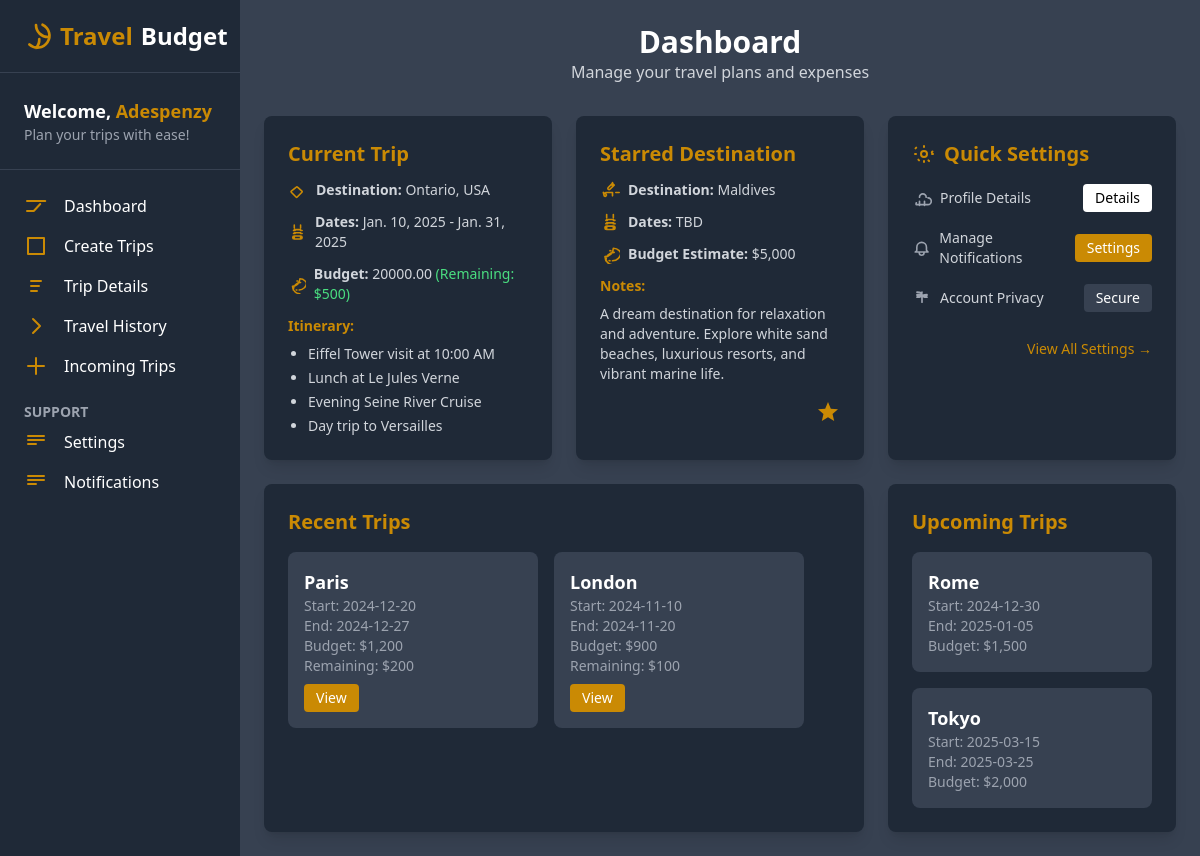
Page /dashboard/ (signed in) on the earlier database version.
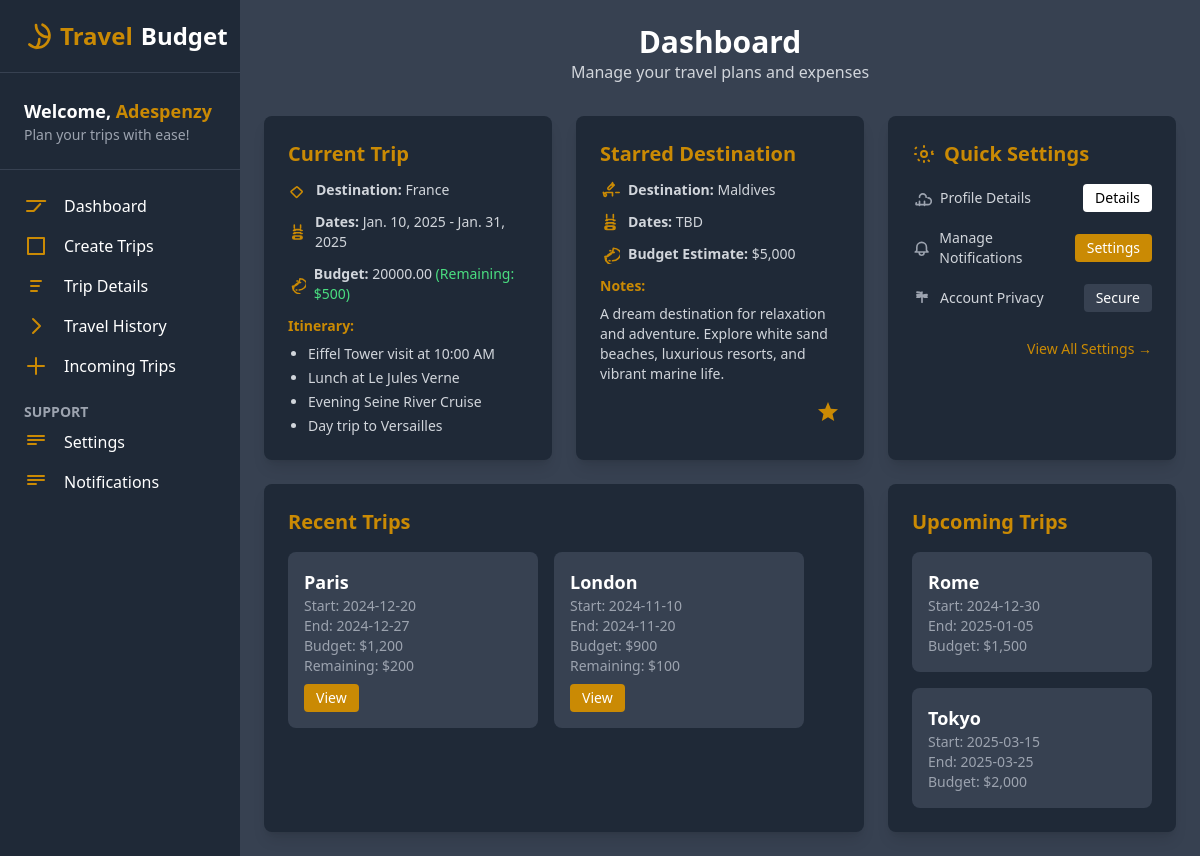
Same page on the later database version.
### travel/models.py (models this page shows, shortened)
class Trip(models.Model):
    user = models.ForeignKey(Account, on_delete=models.CASCADE)
    trip_name = models.CharField(max_length=100)
    destination_name = models.CharField(max_length=100)  # Allows free-text destination input
    start_date = models.DateField()
    end_date = models.DateField()
    budget = models.DecimalField(max_digits=10, decimal_places=2)

### dashboard/views.py (the view)
# urls.py: path('', views.dashboard, name='dashboard')
def dashboard(request):
    if not request.user.is_authenticated:
        return redirect('login')  # Redirect to login if not authenticated
    try:
        user_profile = User_Profile.objects.get(user=request.user)
        if not user_profile.complete_profile:
            return redirect('step_one')  # Redirect to profile completion page
    except User_Profile.DoesNotExist:
        return redirect('step_one')  # Redirect to profile creation
    user_trips = Trip.objects.filter(user=request.user)
    return render(request, 'dashboard/dashboard.html', {
        'user_profile': user_profile,
        'user_trips': user_trips,
    })

### dashboard/templates/dashboard/dashboard.html (shortened to what the changed rows need)
{% extends 'base.html' %}
{% block main %}
<div class="bg-gray-900 h-screen flex text-white">
    <div id="sidebar" class="w-full lg:w-[20%] bg-gray-800 h-full lg:h-auto p-6 lg:p-0 lg:flex flex-col fixed lg:relative z-50 hidden">
        <div class="p-6 border-b border-gray-700">
            <h2 class="text-lg font-semibold">
                Welcome, <span class="text-yellow-600">{{ request.user.username }}</span>
            </h2>
        </div>
    </div>
    <div class="w-full lg:w-[80%] bg-gray-700 h-full p-6 overflow-y-auto">
        <div class="text-center">
            <h1 class="text-3xl font-bold">Dashboard</h1>
        </div>
        <div class="grid md:grid-cols-3 gap-6 mt-8">
            <div class="bg-gray-800 p-6 rounded-lg shadow-lg">
                {% for trip in user_trips %}
                <h2 class="text-xl font-bold text-yellow-600 mb-3">Current Trip</h2>
                <div class="flex items-center mb-3">
                    <p class="text-sm text-gray-300"><span class="font-bold">Destination:</span> {{ trip.destination_name }}</p>
                </div>
                <div class="flex items-center mb-3">
                    <p class="text-sm text-gray-300">
                        <span class="font-bold">Dates:</span> {{ trip.start_date }} - {{ trip.end_date }}
                    </p>
                </div>
                <div class="flex items-center mb-3">
                    <p class="text-sm text-gray-300">
                        <span class="font-bold">Budget:</span> {{ trip.budget }} <span class="text-green-400">(Remaining: $500)</span>
                    </p>
                </div>
                <div>
                    <h3 class="text-sm font-bold text-yellow-600 mb-2">Itinerary:</h3>
                    <ul class="list-disc pl-5 space-y-1 text-gray-300 text-sm">
                        <li>Eiffel Tower visit at 10:00 AM</li>
                        <li>Lunch at Le Jules Verne</li>
                        <li>Evening Seine River Cruise</li>
                        <li>Day trip to Versailles</li>
                    </ul>
                </div>
                {% endfor %}
            </div>
            <div class="bg-gray-800 p-6 rounded-lg shadow-lg hover:shadow-lg transition-shadow">
                <h2 class="text-xl font-bold text-yellow-600 mb-3">Starred Destination</h2>
            </div>
            <div class="bg-gray-800 p-6 rounded-lg shadow-lg hover:shadow-lg transition-shadow">
                <h2 class="text-xl font-bold text-yellow-600 mb-4 flex items-center">
                    Quick Settings
                </h2>
            </div>
        </div>
        <div class="grid lg:grid-cols-3 gap-6 mt-6">
            <div class="col-span-1 lg:col-span-2 bg-gray-800 p-6 rounded-lg shadow-lg">
                <h2 class="text-xl font-bold text-yellow-600 mb-4">Recent Trips</h2>
            </div>
            <div class="bg-gray-800 p-6 rounded-lg shadow-lg">
                <h2 class="text-xl font-bold text-yellow-600 mb-4">Upcoming Trips</h2>
            </div>
        </div>
    </div>
</div>
{% endblock %}

Differences in the rows shown:
changed Trip: destination_name "Ontario, USA" → "France"
